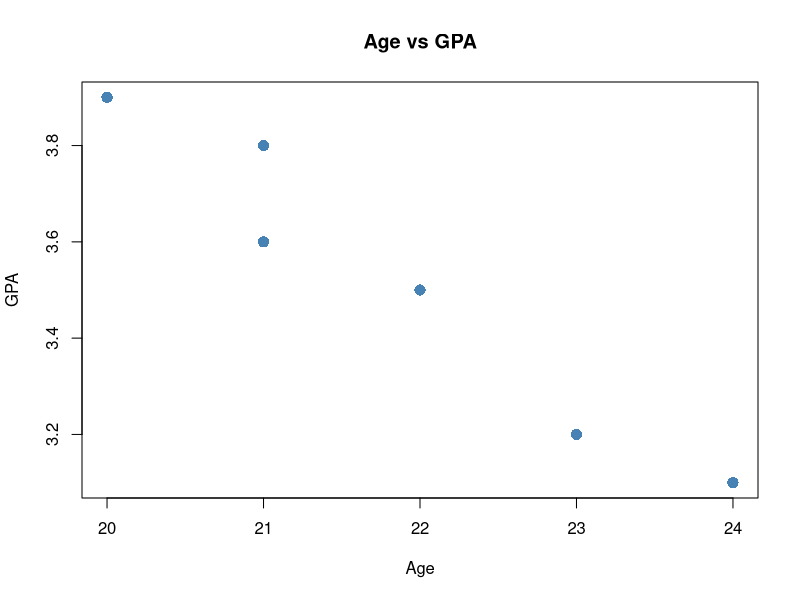
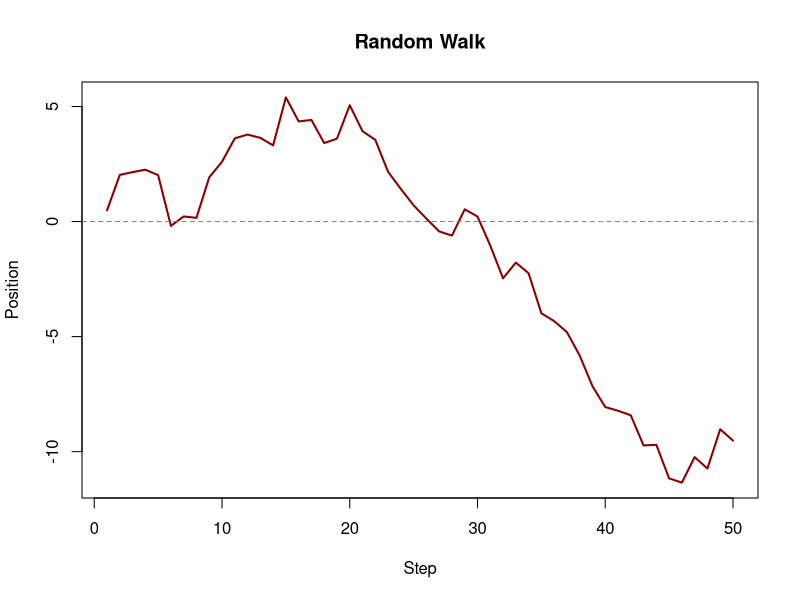
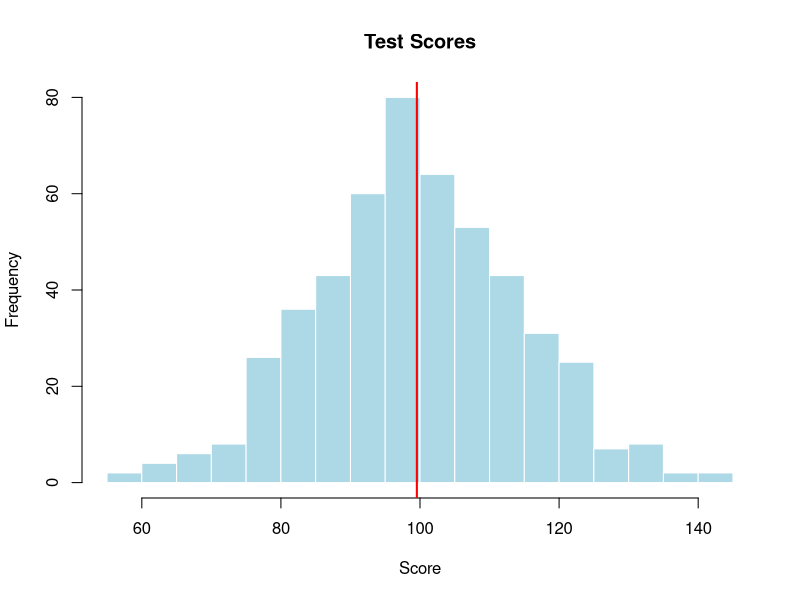
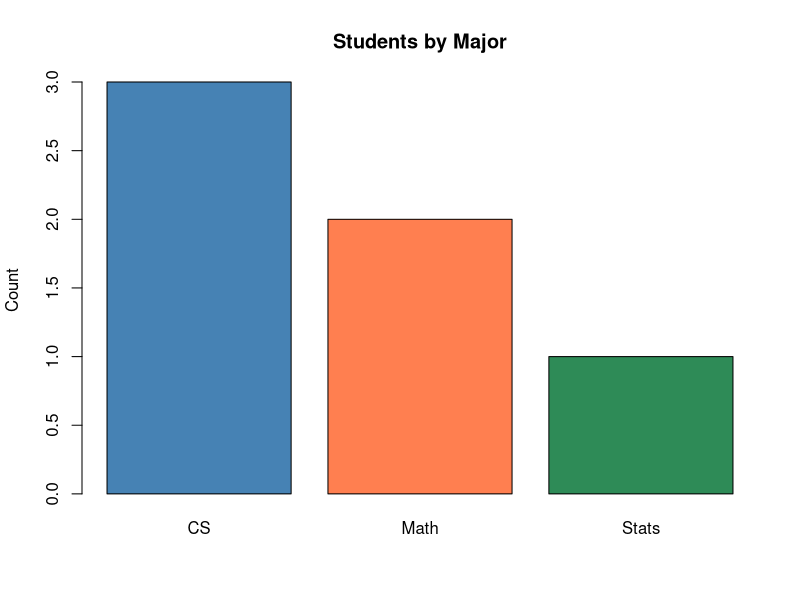
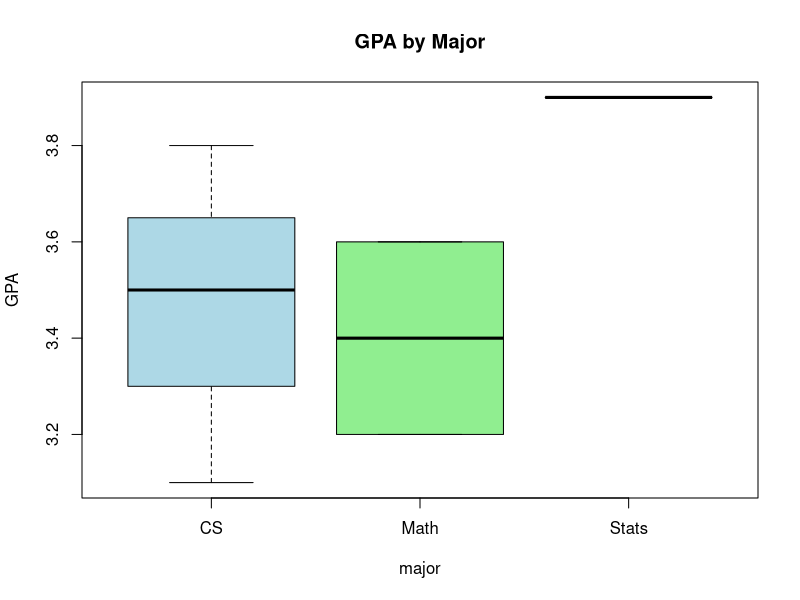
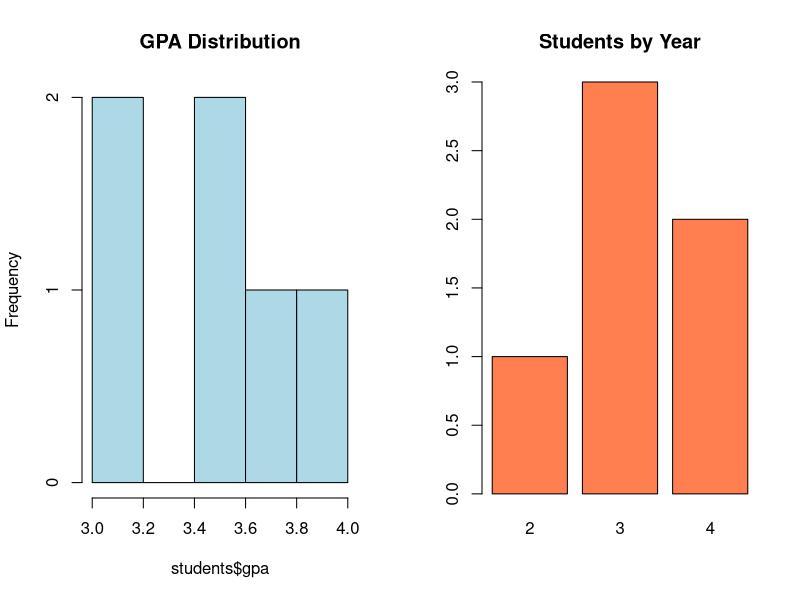
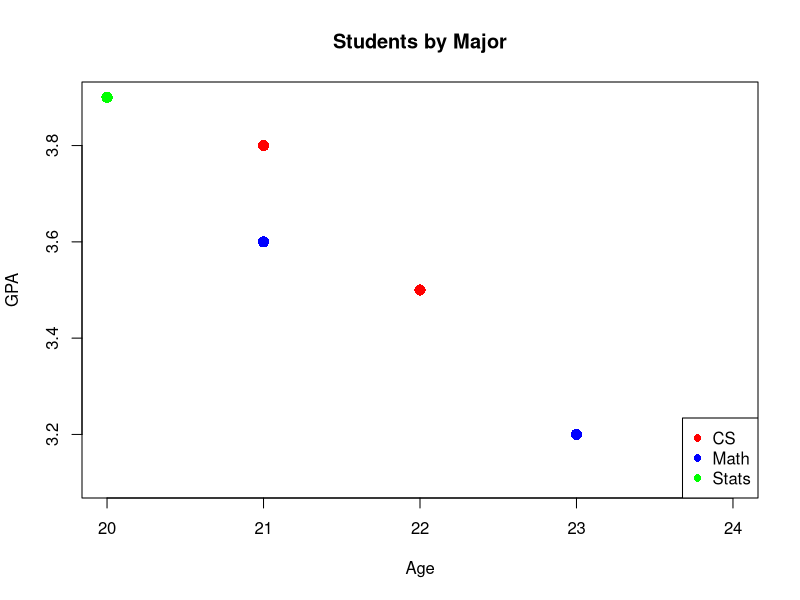

Recreate these plots in R, in order.
## ---- chunk 1
students <- data.frame(
  name = c("Alice", "Bob", "Carlos", "Diana", "Elena", "Frank"),
  age = c(21, 23, 22, 20, 24, 21),
  major = c("CS", "Math", "CS", "Stats", "CS", "Math"),
  gpa = c(3.8, 3.2, 3.5, 3.9, 3.1, 3.6),
  year = c(3, 4, 3, 2, 4, 3)
)
## ---- chunk 2
lapply(1:4, \(x) x^2)
## ---- chunk 3
lapply(students[, c("age", "gpa", "year")], mean)
## ---- chunk 4
sapply(students[, c("age", "gpa", "year")], mean)
## ---- chunk 5
vapply(students[, c("age", "gpa", "year")], mean, numeric(1))
## ---- chunk 6
tapply(students$gpa, students$major, mean)
tapply(students$age, students$year, range)
## ---- chunk 7
mapply(\(name, gpa) paste(name, "has GPA", gpa),
       students$name, students$gpa)
## ---- chunk 8
sapply(list(a = 1:3, b = 1:5), range)  # matrix (OK)
sapply(list(a = 1:3, b = 1:5), \(x) x[x > 2])  # list (surprise!)
## ---- chunk 9
paste("Hello", "World")
paste("Hello", "World", sep = "-")
paste0("item_", 1:5)

fruits <- c("apple", "banana", "cherry")
paste(fruits, collapse = ", ")
## ---- chunk 10
sprintf("Name: %s, GPA: %.2f", "Alice", 3.812)
sprintf("Student %d of %d", 1:3, 6)
## ---- chunk 11
emails <- c("alice@uni.edu", "bob@gmail.com", "carlos@uni.edu", "diana@yahoo.com")

grep("uni", emails)               # positions
grep("uni", emails, value = TRUE)  # values
grepl("uni", emails)               # TRUE/FALSE
## ---- chunk 12
x <- "The quick brown fox"
sub("quick", "slow", x)   # first match
gsub("o", "0", x)          # all matches

# Clean data
prices <- c("$10.99", "$25.50", "$7.00")
as.numeric(gsub("$", "", prices, fixed = TRUE))
## ---- chunk 13
strsplit("2024-01-15", "-")[[1]]
strsplit(c("a,b,c", "d,e"), ",")
## ---- chunk 14
full_names <- c("Alice Smith", "Bob Jones", "Carlos Garcia", "Diana Chen")
## ---- chunk 15
messy <- c("  New York  ", "los angeles", "CHICAGO", "  san Francisco")
## ---- chunk 16
cleaned <- trimws(messy)
cleaned <- tolower(cleaned)
sapply(strsplit(cleaned, " "), \(words) {
  paste(sapply(words, \(w) {
    paste0(toupper(substring(w, 1, 1)), substring(w, 2))
  }), collapse = " ")
})
## ---- chunk 17
logs <- c("2024-01-15 ERROR: file not found",
          "2024-01-15 INFO: process started",
          "2024-01-16 ERROR: connection timeout",
          "2024-01-16 INFO: process complete",
          "2024-01-17 WARNING: low memory")
## ---- chunk 18
errors <- logs[grepl("ERROR", logs)]
## ---- chunk 19
sapply(logs[grepl("ERROR", logs)], \(x) {
  sapply(strsplit(x," "), \(y) y[1])
})
## ---- chunk 20
substring(errors, 1,10)
logs <- gsub("ERROR", "ERR", logs)
logs
## ---- chunk 21
gsub(".", "!", "Hello.")  # replaces everything (not just the dot)!
gsub(".", "!", "Hello.", fixed = TRUE)  # correct: use fixed = TRUE for literal text
## ---- chunk 22
#| fig-width: 7
#| fig-height: 5
plot(students$age, students$gpa,
     main = "Age vs GPA",
     xlab = "Age", ylab = "GPA",
     pch = 16, col = "steelblue", cex = 1.5)
## ---- chunk 23
#| fig-width: 7
#| fig-height: 5
x <- 1:50
y <- cumsum(rnorm(50))
plot(x, y, type = "l", col = "darkred", lwd = 2,
     main = "Random Walk", xlab = "Step", ylab = "Position")
abline(h = 0, lty = 2, col = "gray50")
## ---- chunk 24
#| fig-width: 7
#| fig-height: 5
set.seed(42)
data <- rnorm(500, mean = 100, sd = 15)
hist(data, breaks = 25, col = "lightblue", border = "white",
     main = "Test Scores", xlab = "Score")
abline(v = mean(data), col = "red", lwd = 2)
## ---- chunk 25
#| fig-width: 7
#| fig-height: 5
counts <- table(students$major)
barplot(counts, col = c("steelblue", "coral", "seagreen"),
        main = "Students by Major", ylab = "Count")
## ---- chunk 26
#| fig-width: 7
#| fig-height: 5
boxplot(gpa ~ major, data = students,
        col = c("lightblue", "lightgreen", "lightyellow"),
        main = "GPA by Major", ylab = "GPA")
## ---- chunk 27
#| fig-width: 10
#| fig-height: 5
par(mfrow = c(1, 2))
hist(students$gpa, col = "lightblue", main = "GPA Distribution")
barplot(table(students$year), col = "coral", main = "Students by Year")
par(mfrow = c(1, 1))
## ---- chunk 28
#| fig-width: 7
#| fig-height: 5
plot(students$age, students$gpa, type = "n",
     main = "Students by Major", xlab = "Age", ylab = "GPA")

colors <- c(CS = "red", Math = "blue", Stats = "green")
for (m in unique(students$major)) {
  sub <- students[students$major == m, ]
  points(sub$age, sub$gpa, col = colors[m], pch = 16, cex = 1.5)
}
legend("bottomright", legend = names(colors), col = colors, pch = 16)
